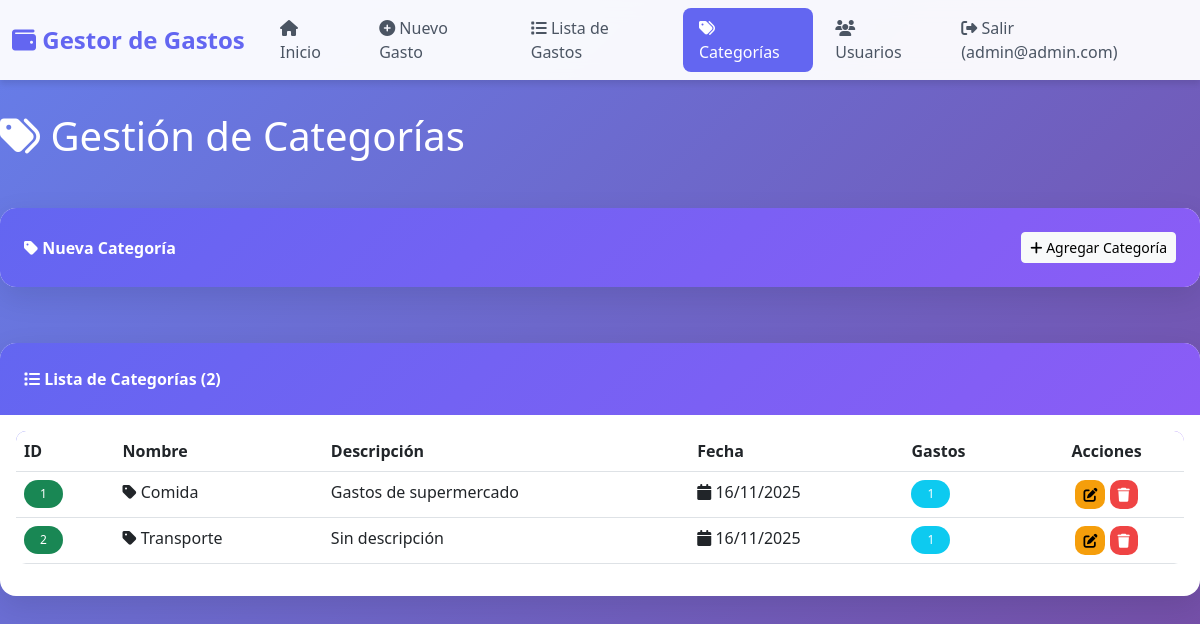
/categorias (signed in), run on the app's committed database.
### models.py (models this page shows, shortened)
class Categoria(db.Model):
    __tablename__ = 'categorias'  # Nombre de la tabla
    id = db.Column(db.Integer, primary_key=True)  # ID único de la categoría
    nombre = db.Column(db.String(100), unique=True, nullable=False)  # Nombre único
    descripcion = db.Column(db.String(200))  # Descripción opcional
    fecha_creacion = db.Column(db.DateTime, default=datetime.utcnow)  # Fecha de creación
    gastos = db.relationship('Gasto', backref='categoria', lazy=True)

### app.py (the view)
@app.route('/categorias')
@login_required
def categorias():
    categorias = Categoria.query.all()
    return render_template('categorias.html', categorias=categorias)

### app.py (called while the page is built)
def login_required(f):
    @wraps(f)
    def decorated_function(*args, **kwargs):
        if 'user_id' not in session:
            flash('Debes iniciar sesión para acceder a esta página', 'warning')
            return redirect(url_for('login'))
        return f(*args, **kwargs)
    return decorated_function

### templates/categorias.html (shortened to what this page needs)
{% extends "base.html" %}
{% block content %}
<div class="row mb-4">
    <div class="col-12">
        <h1 class="text-white mb-4">
            <i class="fas fa-tags"></i> Gestión de Categorías
        </h1>
    </div>
</div>
<div class="row">
    <div class="col-12 mb-4">
        <div class="card">
            <div class="card-header d-flex justify-content-between align-items-center">
                <span><i class="fas fa-tag"></i> Nueva Categoría</span>
                <button class="btn btn-light btn-sm" data-bs-toggle="modal" data-bs-target="#modalCrearCategoria">
                    <i class="fas fa-plus"></i> Agregar Categoría
                </button>
            </div>
        </div>
    </div>
</div>
<div class="row">
    <div class="col-12">
        <div class="card">
            <div class="card-header">
                <i class="fas fa-list"></i> Lista de Categorías ({{ categorias|length }})
            </div>
            <div class="card-body">
                {% if categorias %}
                <div class="table-responsive">
                    <table class="table table-hover">
                        <thead>
                            <tr>
                                <th>ID</th>
                                <th>Nombre</th>
                                <th>Descripción</th>
                                <th>Fecha</th>
                                <th>Gastos</th>
                                <th class="text-center">Acciones</th>
                            </tr>
                        </thead>
                        <tbody>
                            {% for categoria in categorias %}
                            <tr>
                                <td><span class="badge bg-success">{{ categoria.id }}</span></td>
                                <td><i class="fas fa-tag"></i> {{ categoria.nombre }}</td>
                                <td>{{ categoria.descripcion or 'Sin descripción' }}</td>
                                <td><i class="fas fa-calendar"></i> {{ categoria.fecha_creacion.strftime('%d/%m/%Y') }}</td>
                                <td><span class="badge bg-info">{{ categoria.gastos|length }}</span></td>
                                <td class="text-center">
                                    <button class="btn btn-sm btn-warning"
                                            data-bs-toggle="modal"
                                            data-bs-target="#modalEditarCategoria{{ categoria.id }}">
                                        <i class="fas fa-edit"></i>
                                    </button>
                                    <a href="{{ url_for('eliminar_categoria', id=categoria.id) }}"
                                       class="btn btn-sm btn-danger"
                                       onclick="return confirm('¿Eliminar esta categoría?')">
                                        <i class="fas fa-trash"></i>
                                    </a>
                                </td>
                            </tr>
                            {% endfor %}
                        </tbody>
                    </table>
                </div>
                {% else %}
                <div class="alert alert-info text-center">
                    <i class="fas fa-info-circle fa-3x mb-3"></i>
                    <h5>No hay categorías</h5>
                    <p>Crea una categoría para comenzar</p>
                </div>
                {% endif %}
            </div>
        </div>
    </div>
</div>
{% endblock %}

### static/style.css (style rules this page uses)
:root { --primary-color: #6366f1; --secondary-color: #8b5cf6; --success-color: #10b981; --danger-color: #ef4444; --warning-color: #f59e0b; }
body { font-family: 'Segoe UI', Tahoma, Geneva, Verdana, sans-serif; background: linear-gradient(135deg, #667eea 0%, #764ba2 100%); min-height: 100vh; padding-bottom: 50px; }
.card { border: none; border-radius: 16px; box-shadow: 0 10px 30px rgba(0, 0, 0, 0.1); background: white; margin-bottom: 2rem; overflow: hidden; transition: transform 0.3s, box-shadow 0.3s; }
.card-header { background: linear-gradient(135deg, var(--primary-color), var(--secondary-color)); color: white; font-weight: bold; padding: 1.5rem; border: none; }
.btn-danger { background: var(--danger-color); border: none; border-radius: 10px; }
.btn-warning { background: var(--warning-color); border: none; border-radius: 10px; }
.table { border-radius: 10px; overflow: hidden; }
.table thead { background: linear-gradient(135deg, var(--primary-color), var(--secondary-color)); color: white; }
.table tbody tr { transition: background 0.3s; }
.badge { padding: 0.5rem 1rem; border-radius: 20px; font-weight: 500; }

### data on the page
Categoria: id "1", nombre "Comida", descripcion "Gastos de supermercado", fecha_creacion "16/11/2025", gastos|length "1"
Categoria: id "2", nombre "Transporte", descripcion "Sin descripción", fecha_creacion "16/11/2025", gastos|length "1"

### other printed values
{{ session.username }} "admin@admin.com"
{{ categorias|length }} "2"
